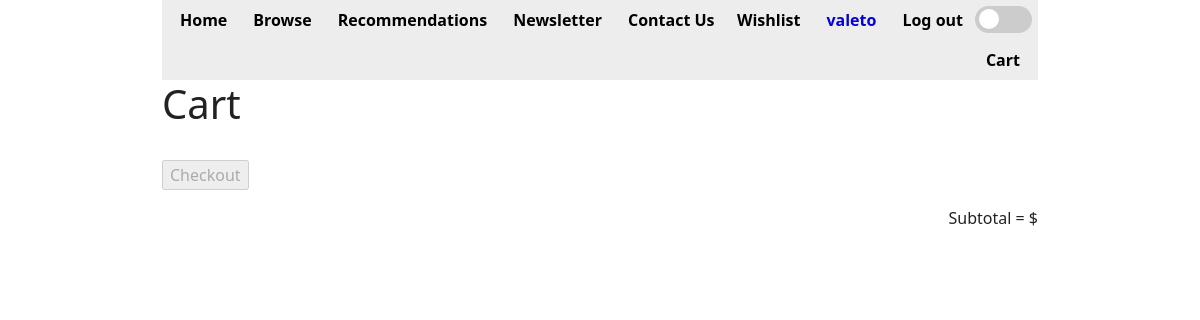
/Sales_Details/index (signed in), run on an earlier commit of the app's database.
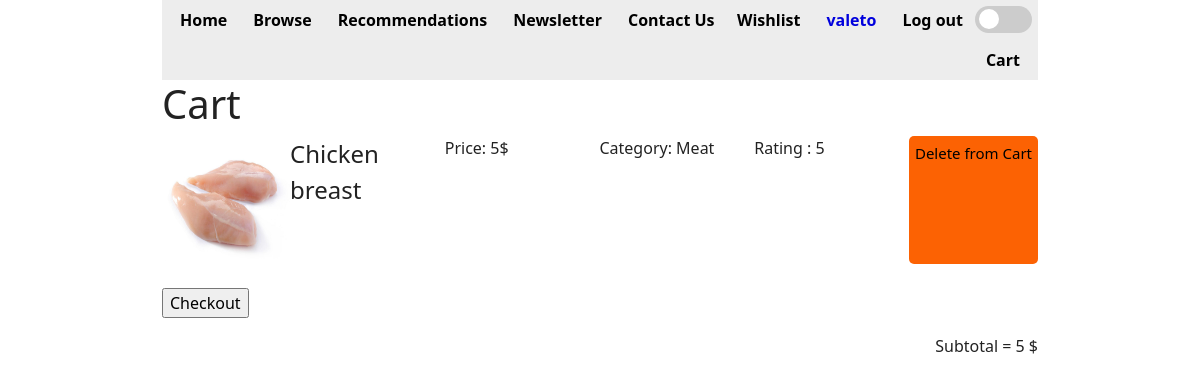
And on a later commit of the database.
### tables this page shows
CREATE TABLE `sales_details` (
  `sales_details_id` int(11) NOT NULL,
  `item_id` int(11) NOT NULL,
  `quantity` int(11) NOT NULL,
  `price` double NOT NULL
);

CREATE TABLE `items` (
  `item_id` int(11) NOT NULL,
  `name` varchar(64) NOT NULL,
  `stock` int(11) NOT NULL,
  `price` double NOT NULL,
  `category` varchar(24) NOT NULL,
  `rating` int(11) NOT NULL,
  `image` varchar(100) NOT NULL
);

### app/controllers/Sales_Details.php (called while the page is built, shortened)
<?php
class Sales_Details extends \app\core\Controller {
	public function index() {
		$Sales_Details = new \app\models\Sales_Details();
		$data = $Sales_Details->getAll();
		$this->view('Sales_Details/index', $data);
	}
}

### app/core/App.php (called while the page is built, shortened)
<?php
class App {
	private $method = 'index';
	public function __construct() {
		$url = self::parseUrl();
		if (isset($url[0])) {
			unset($url[0]);
		}
		$this->controller = new $this->controller;
		if (isset($url[1])) {
			if (method_exists($this->controller, $url[1])) {
				$this->method = $url[1];
			}
			unset($url[1]);
		}
		$this->params = $url ? array_values($url) : [];
		call_user_func_array([$this->controller, $this->method], $this->params);
	}
	private static function parseUrl() {
		if (isset($_GET['url'])) { return explode('/', filter_var(rtrim($_GET['url'], '/'), FILTER_SANITIZE_URL)); }
	}
}

### index.php (called while the page is built, shortened)
<?php
	new \app\core\App();

### app/core/DBConnection.php (called while the page is built, shortened)
<?php
class DBConnection {
	static $connection = null;
	private function __construct() {
		if (self::$connection == null) {
			$host = 'localhost';
			$DBname = 'redteam';
			$user = 'root';
			$password = '';
			self::$connection = new \PDO("mysql:host=$host;dbname=$DBname", $user, $password);
		}
	}
	public static function getInstance() {
		return self::$connection;
	}
}

### app/models/Sales_Details.php (called while the page is built, shortened)
<?php
class Sales_Details extends \app\core\Model {
	function getAll() {
		$SQL = 'SELECT * FROM sales_details';
		$STMT = self::$_connection->prepare($SQL);
		$STMT->execute();
		$STMT->setFetchMode(\PDO::FETCH_CLASS, "app\models\Sales_Details");
		return $STMT->fetchAll();
	}
}

### app/models/Items.php (called while the page is built, shortened)
<?php
class Items extends \app\core\Model {
	function get($item_id) {
		$SQL = 'SELECT * FROM items WHERE item_id = :item_id';
		$STMT = self::$_connection->prepare($SQL);
		$STMT->execute(['item_id'=>$item_id]);
		$STMT->setFetchMode(\PDO::FETCH_CLASS, "app\models\Items");
		return $STMT->fetch();
	}
}

### app/views/Sales_Details/index.php (the view, shortened to what this page needs)
<html>
<head>
	<link href="https://cdn.jsdelivr.net/npm/bootstrap@5.1.3/dist/css/bootstrap.min.css" rel="stylesheet">
	<link rel="stylesheet" type="text/css" href="/app/styles/noReposition.css">
	<link rel="stylesheet" type="text/css" href="/app/styles/general.css">
	<link rel="stylesheet" type="text/css" href="/app/styles/dark_mode.css">
	<link rel="stylesheet" type="text/css" href="/app/styles/linkbuttons.css">
	<link rel="stylesheet" type="text/css" href="/app/styles/cart.css">
</head>
<body>
	<div class='container'>
		<h1>Cart</h1>
		<?php
			foreach ($data as $cart) {
				$items = new \app\models\Items();
				$item = $items->get($cart->item_id);
				echo "
					<div class='itemsContainer'>
						<img src='/images/$item->image' width='128' height='128'/>
					<p style='font-size:150%;' class='itemName'>$item->name</p>
					<p>Price: $item->price$</p>
					<p>Category: $item->category</p>
					<p>Rating : $item->rating</p>
					<a href='/Items/deleteFromCart?item_id=$item->item_id'deleteFromCart class='linkbutton' id='delete'> Delete from Cart</a>
					</div>";
			}
		?>
		<br>
		<form method="post" action="/Items/checkout">
		<input type="submit" value="Checkout" id="checkoutButton" disabled />
		</form>
		<?php
			$con = mysqli_connect("localhost","root","","redteam");
			$result = mysqli_query($con, 'SELECT SUM(price) AS price_sum FROM sales_details');
			$row = mysqli_fetch_assoc($result);
			$sum = $row['price_sum'];
			echo "<p style='text-align:right;'>Subtotal = $sum $ </p>";
		?>
	</div>
</body>
</html>

What changed in the data, as far as the page shows it:
added sales_details: item.image (picture), item.name "Chicken breast", item.price "5", item.category "Meat", item.rating "5"
Also different on the page:
$sum: (not shown) → "5"
